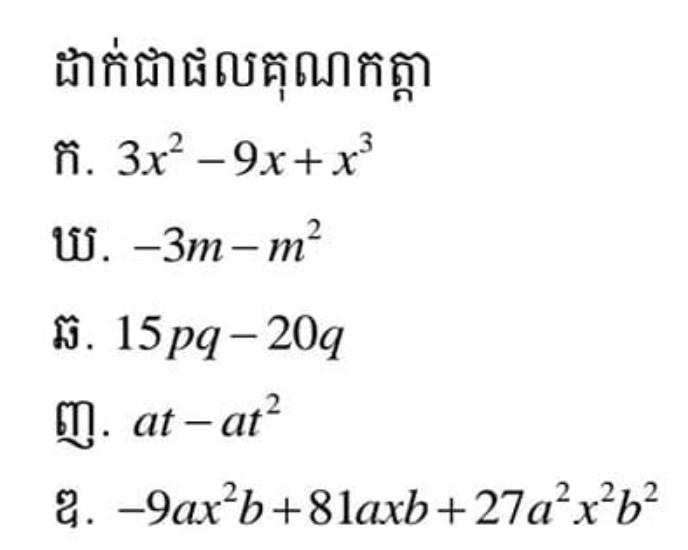
#> input picture backend/frontend/samples/worksheet_factorization.jpg, 688 x 550 px
$ python -i image_preprocessor.py   (imports and definitions only)   (older library calls are emulated)
#> lines starting #> are read from the running program, lines starting #| are printed output that depends on the picture; after the words box and inside, x2 and y2 are one past the last pixel; in counts of white or black regions, pixels touching at a corner belong together
#> further down, picture is the input picture: shape (550, 688, 3); min 0, max 255, mean 243.3
"""
Image preprocessing pipeline for math vision and OCR.

Enhances photos of printed or handwritten math exercises taken by phone
cameras or webcams before passing them to OCR engines (Tesseract, Kiri OCR).

Enhancements:
- EXIF orientation correction (phone camera portrait/landscape)
- Auto-rotation and deskewing for tilted images
- Perspective correction for angled shots
- Minimum dimension upscaling for small text/superscripts
- Multiple binarization methods (Otsu, adaptive Gaussian, Sauvola)
- Contrast Limited Adaptive Histogram Equalization (CLAHE)
- Edge-preserving denoising
- White margin padding to prevent edge text clipping
"""

from __future__ import annotations

import io
from typing import Literal

import cv2
import numpy as np
from PIL import Image, ImageOps

# Type alias for preprocessing modes
PreprocessMode = Literal["enhanced_grayscale", "binary", "standard", "adaptive_binary"]


# [61 lines left out: function _detect_and_deskew, not called in this run]


def _detect_and_correct_perspective(image: np.ndarray) -> np.ndarray:
    """
    Detect and correct perspective distortion from angled camera shots.

    Attempts to find the largest rectangular contour (likely the document)
    and applies perspective transform to make it rectangular.
    """
    img_copy = image.copy()

    # Convert to grayscale if needed
    if len(img_copy.shape) == 3:
        gray = cv2.cvtColor(img_copy, cv2.COLOR_BGR2GRAY)
    else:
        gray = img_copy

    # Blur to reduce noise
    blurred = cv2.GaussianBlur(gray, (5, 5), 0)

    # Edge detection
    edges = cv2.Canny(blurred, 50, 150)
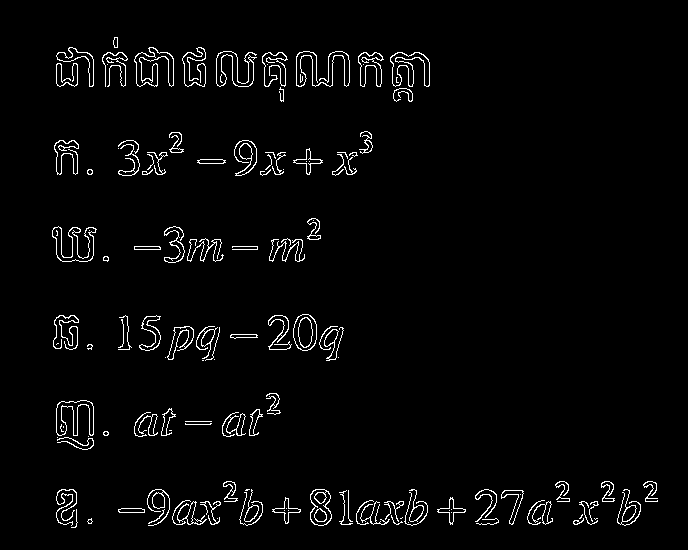
#> edges: shape (550, 688); 2.8% white in thin lines or dots, all inside (x1, y1, x2, y2) = (52, 37, 658, 528)

    # Find contours
    contours, _ = cv2.findContours(edges, cv2.RETR_EXTERNAL, cv2.CHAIN_APPROX_SIMPLE)
#> contours = 123 contours, 62 with area under 20; largest, box (x1, y1, x2, y2) and area: (293, 314, 317, 351) 685, (52, 226, 97, 262) 658, (134, 47, 174, 87) 650, (390, 52, 430, 87) 629, (310, 489, 332, 526) 608

    if not contours:
        return image

    # Sort by area, largest first
    contours = sorted(contours, key=cv2.contourArea, reverse=True)[:5]
#> contours = 5 contours; box (x1, y1, x2, y2) and area: (293, 314, 317, 351) 685, (52, 226, 97, 262) 658, (134, 47, 174, 87) 650, (390, 52, 430, 87) 629, (310, 489, 332, 526) 608

    document_contour = None
    for contour in contours:
        # Approximate the contour
        peri = cv2.arcLength(contour, True)
        approx = cv2.approxPolyDP(contour, 0.02 * peri, True)

        # If 4 corners found, assume it's the document
        if len(approx) == 4:
            document_contour = approx
            break
#> this loop made 5 passes
#> peri on passes 1 to 5: 101.6, 293, 289.6, 269.7, 111.2

    if document_contour is None:
        return image

    # Get the four corners
    pts = document_contour.reshape(4, 2)

    # Order points: top-left, top-right, bottom-right, bottom-left
    rect = np.zeros((4, 2), dtype="float32")

    s = pts.sum(axis=1)
    rect[0] = pts[np.argmin(s)]  # Top-left
    rect[2] = pts[np.argmax(s)]  # Bottom-right

    diff = np.diff(pts, axis=1)
    rect[1] = pts[np.argmin(diff)]  # Top-right
    rect[3] = pts[np.argmax(diff)]  # Bottom-left

    # Compute width and height
    (tl, tr, br, bl) = rect
    widthA = np.linalg.norm(br - bl)
    widthB = np.linalg.norm(tr - tl)
    maxWidth = max(int(widthA), int(widthB))

    heightA = np.linalg.norm(tr - br)
    heightB = np.linalg.norm(tl - bl)
    maxHeight = max(int(heightA), int(heightB))

    # Construct destination points
    dst = np.array(
        [[0, 0], [maxWidth - 1, 0], [maxWidth - 1, maxHeight - 1], [0, maxHeight - 1]],
        dtype="float32",
    )

    # Calculate perspective transform matrix
    M = cv2.getPerspectiveTransform(rect, dst)

    # Apply transform
    warped = cv2.warpPerspective(image, M, (maxWidth, maxHeight))

    return warped


# [219 lines left out: functions _adaptive_binarize, preprocess_image, not called in this run]

>>> import cv2
>>> picture = cv2.imread('../../../frontend/samples/worksheet_factorization.jpg')
>>> result = _detect_and_correct_perspective(picture)

$ run again, on backend/frontend/samples/sample2.png
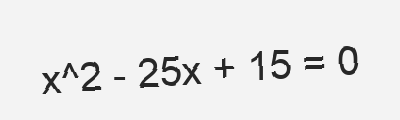
#> input picture backend/frontend/samples/sample2.png, 400 x 120 px
#> picture is the input picture: shape (120, 400, 3); min 39, max 243, mean 234.2
#> in _detect_and_correct_perspective, `blurred = cv2.GaussianBlur(gray, (5, 5), 0)`:
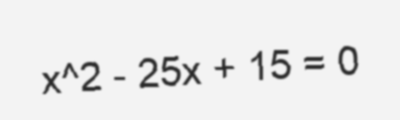
#> blurred: shape (120, 400); min 41, max 243, mean 234.2
#> in _detect_and_correct_perspective, `edges = cv2.Canny(blurred, 50, 150)`:
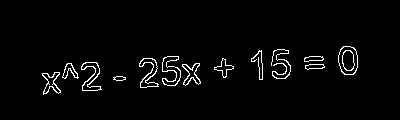
#> edges: shape (120, 400); 2.8% white in thin lines or dots, all inside (x1, y1, x2, y2) = (42, 46, 358, 95)
#> in _detect_and_correct_perspective, `contours, _ = cv2.findContours(edges, cv2.RETR_EXTERNAL, cv2.CHAIN_APP..`: contours = 13 contours, 1 with area under 20; largest, box (x1, y1, x2, y2) and area: (338, 46, 358, 75) 452, (162, 56, 181, 86) 263, (81, 62, 102, 91) 247, (139, 58, 159, 88) 244, (182, 63, 201, 86) 188
#> in _detect_and_correct_perspective, `contours = sorted(contours, key=cv2.contourArea, reverse=True)[:5]`: contours = 5 contours; box (x1, y1, x2, y2) and area: (338, 46, 358, 75) 452, (162, 56, 181, 86) 263, (81, 62, 102, 91) 247, (139, 58, 159, 88) 244, (182, 63, 201, 86) 188
#> the loop in _detect_and_correct_perspective, `for contour in contours:` made 5 passes
#> peri on passes 1 to 5: 82.28, 138.4, 130.6, 133.1, 99.05
